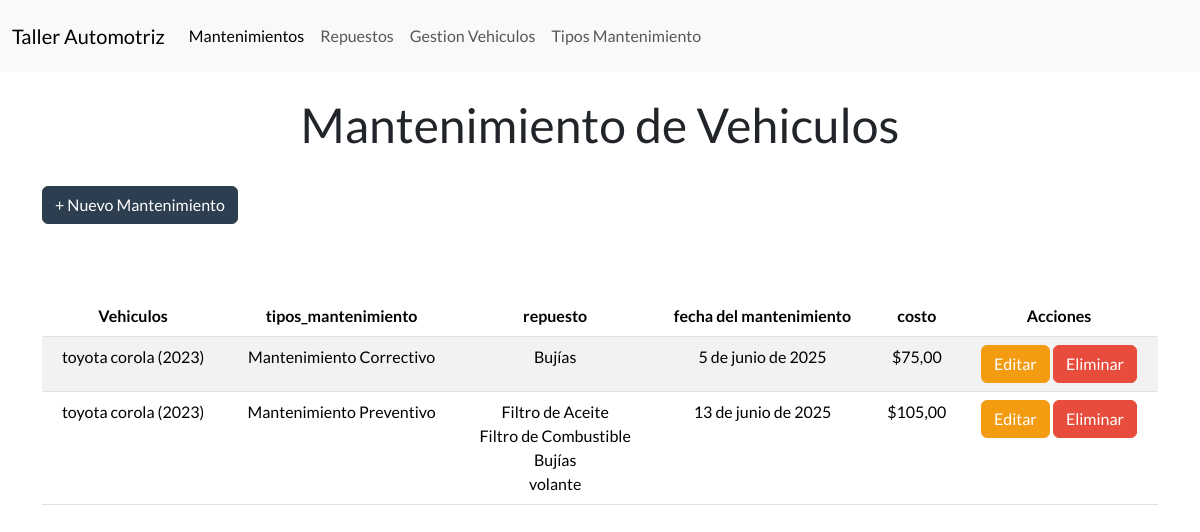
The page /mantenimientos/ on the database as committed earlier.
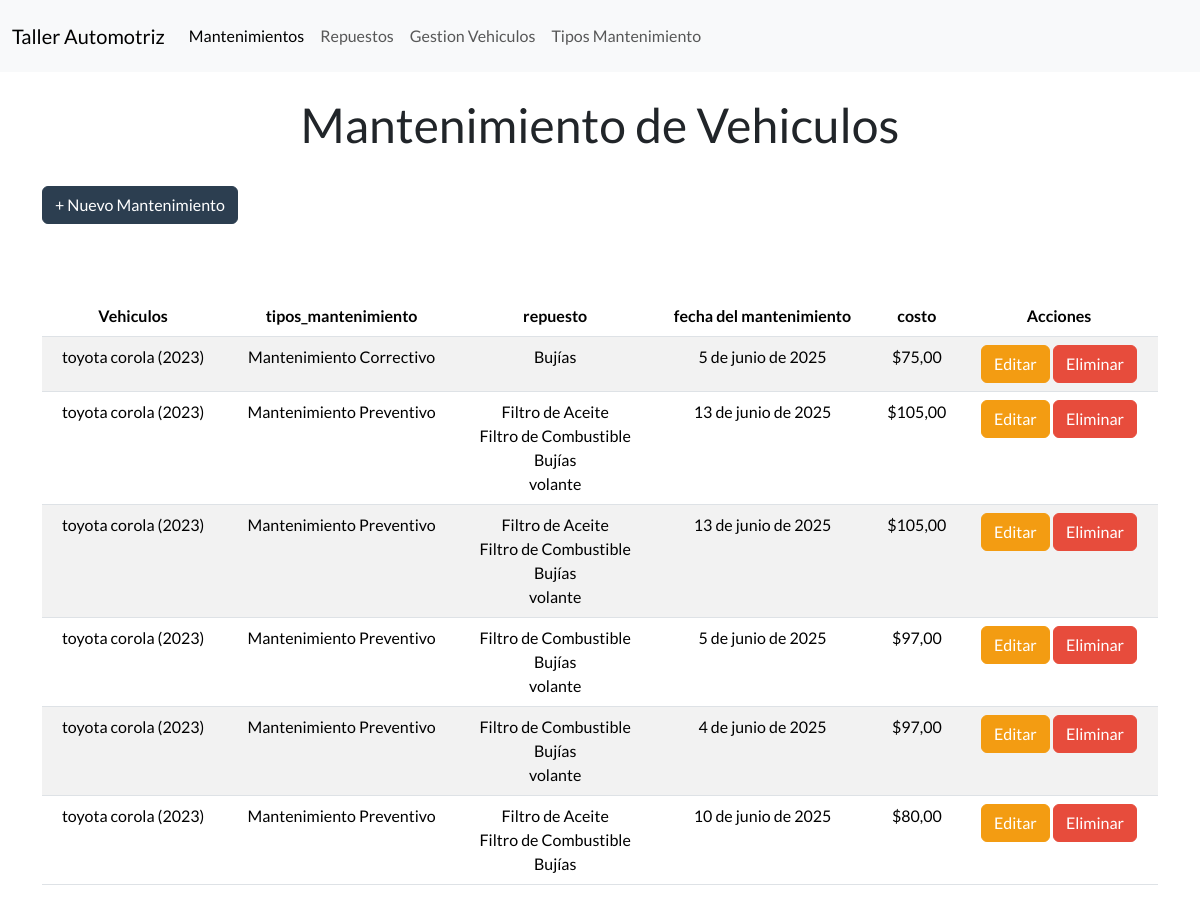
The same page on the database as committed later.
### Aplicaciones/Taller/models.py (models this page shows, shortened)
class Mantenimiento(models.Model):
    id_mantenimientov = models.AutoField(primary_key=True)  # ~ Campo de clave primaria autoincremental
    vehiculo = models.ForeignKey(Vehiculo, on_delete=models.CASCADE, related_name='mantenimientos')  # * Relación con el modelo Vehiculo
    tipo_mantenimiento = models.ForeignKey(TipoMantenimiento, on_delete=models.CASCADE, related_name='mantenimientos')  # * Relación con el modelo TipoMantenimiento
    Repuestos = models.ManyToManyField(Repuesto, blank=True, related_name='mantenimientos')  # * Relación con el modelo Repuesto, permitiendo múltiples repuestos por mantenimiento
    fecha_mantenimiento = models.DateField()  # * Fecha del mantenimiento
    precioTotal = models.DecimalField(max_digits=10, decimal_places=2, default=0)  # * Precio total del mantenimiento

class Vehiculo(models.Model): # * Modelo para representar un vehículo
    id = models.AutoField(primary_key=True)  # ~ Campo autoincremental
    placa_vehiculo = models.CharField(max_length=9, unique=True, blank=True)  #~ Visible al usuario
    nombre_propietario = models.CharField(max_length=100)
    marca = models.CharField(max_length=50)
    modelo = models.CharField(max_length=50)
    anio = models.PositiveIntegerField() # ~ tipo de dato para años (enteros positivos)
    def __str__(self): # * Método para representar el objeto como una cadena
        return f"{self.marca} {self.modelo} ({self.anio})" # ~ Devuelve una representación del vehículo como cadena

class TipoMantenimiento(models.Model):
    id_mantenimiento = models.AutoField(primary_key=True)  # ~ Campo de clave primaria autoincremental
    nombre_mantenimiento = models.CharField(max_length=100, unique=True)  # * Nombre del tipo de mantenimiento sea único
    precio_mantenimiento = models.DecimalField(max_digits=10, decimal_places=2)  # * Precio del mantenimiento
    def __str__(self):
        return self.nombre_mantenimiento  # ~ Devuelve el nombre del tipo de mantenimiento como representación en cadena

class Repuesto(models.Model): # * Modelo para representar un repuesto
    id_repuesto = models.AutoField(primary_key=True) # ~ Campo de clave primaria autoincremental
    nombre_repuesto = models.CharField(max_length=100)
    descripcion = models.TextField()
    precio = models.DecimalField(max_digits=10, decimal_places=2)
    cantidad_disponible = models.PositiveIntegerField() # ~ tipo de dato para cantidades enteras positivas

### Aplicaciones/Taller/views.py (the view)
# urls.py: path('mantenimientos/', views.mantenimientos, name="mantenimientos"),  # * Mapea la URL 'mantenimientos/' a la vista mantenimientos
def mantenimientos(request):
    mantenimientosdbb = Mantenimiento.objects.all()
    vehiculos = Vehiculo.objects.all()
    tipos_mantenimiento = TipoMantenimiento.objects.all()
    repuestos = Repuesto.objects.all()
    return render(request, 'mantenimientos.html', {
        'mantenimientos': mantenimientosdbb,
        'vehiculos': vehiculos,
        'tipos_mantenimiento': tipos_mantenimiento,
        'repuestos': repuestos
    })

### Aplicaciones/Taller/templates/mantenimientos.html (shortened to what this page needs)
{% extends 'plantilla.html' %} {% load static %}
{% block content %}
    <div class="container">
        <h1 class="text-center mt-4">Mantenimiento de Vehiculos</h1>
        <button type="button" class="btn btn-primary mt-4 mb-4" data-bs-toggle="modal" data-bs-target="#exampleModal">
            + Nuevo Mantenimiento
        </button>
        <br>
        {% if mantenimientos %}
        <div class="table-responsive" mt-4>
            {% if mantenimientos %}
            <table class="table table-striped table-hover text-center mt-5" id="tabla-repuestos">
                <thead>
                    <tr>
                        <th>Vehiculos</th>
                        <th>tipos_mantenimiento</th>
                        <th>repuesto</th>
                        <th>fecha del mantenimiento</th>
                        <th>costo</th>
                        <th>Acciones</th>
                    </tr>
                </thead>
                <tbody>
                    {% for mantenimiento in mantenimientos %}
                    <tr>
                        <td>{{ mantenimiento.vehiculo }}</td>
                        <td>{{ mantenimiento.tipo_mantenimiento }}</td>
                        <td>
                            {% for repuesto in mantenimiento.Repuestos.all %}
                                {{ repuesto.nombre_repuesto }}<br>
                            {% endfor %}
                        </td>
                        <td>{{ mantenimiento.fecha_mantenimiento }}</td>
                        <td>${{ mantenimiento.precioTotal }}</td>
                        <td>
                            <a href="{% url 'editar_mantenimiento' mantenimiento.id_mantenimientov %}" class="btn btn-warning">Editar</a>
                            <a href="Javascript:void(0)" class="btn btn-danger" onclick="eliminarFila('{% url 'eliminar_mantenimiento' mantenimiento.id_mantenimientov %}', 'Mantenimientos')">Eliminar</a>
                        </td>
                    </tr>
                    {% endfor %}
                </tbody>
            </table>
            {% else %}
            <div class="alert alert-info text-center mt-4" role="alert">
                No hay mantenimientos disponibles en este momento.
            </div>
            {% endif %}
    {% else %}
        <div class="alert alert-warning text-center mt-4" role="alert">
            No se encontraron mantenimientos.
        </div>
    {% endif %}
</div>
{% endblock content %}

### Aplicaciones/Taller/templates/plantilla.html (shortened to what this page needs)
<!DOCTYPE html>
{% load static %}
<html>
<head>
    <link rel="stylesheet" src="{% static 'css/style.css' %}">
    <link rel="stylesheet" href="https://cdn.jsdelivr.net/npm/datatables@1.10.18/media/css/jquery.dataTables.min.css">
    <link href="https://cdn.jsdelivr.net/npm/bootstrap@5.3.6/dist/css/bootstrap.min.css" rel="stylesheet">
    <link rel="stylesheet" href="https://cdn.jsdelivr.net/npm/bootswatch@5.3.6/dist/flatly/bootstrap.min.css">
    <link rel="stylesheet" href="https://cdn.jsdelivr.net/npm/izitoast@1.4.0/dist/css/iziToast.min.css">
    <link href="https://cdnjs.cloudflare.com/ajax/libs/lightbox2/2.11.4/css/lightbox.min.css" rel="stylesheet">
</head>
<body>
<nav class="navbar navbar-expand-lg bg-body-tertiary">
  <div class="container-fluid">
    <a class="navbar-brand" href="/">Taller Automotriz</a>
    <div class="collapse navbar-collapse" id="navbarNav">
      <ul class="navbar-nav">
        <li class="nav-item">
          <a class="nav-link active" aria-current="page" href="{% url 'mantenimientos' %}"> Mantenimientos</a>
        </li>
        <li class="nav-item">
          <a class="nav-link" href="{% url 'repuestos' %}">Repuestos</a>
        </li>
        <li class="nav-item">
          <a class="nav-link" href="{% url 'gestion_vehiculos' %}">Gestion Vehiculos</a>
        </li>
        <li class="nav-item">
          <a class="nav-link" href="{% url 'tipos_mantenimiento' %}">Tipos Mantenimiento</a>
        </li>
      </ul>
    </div>
  </div>
</nav>
    <main>
        {% block content %}{% endblock %}
    </main>
</body>
</html>

Rows that differ between the two databases and show on the page:
added Mantenimiento: vehiculo "toyota corola (2023)", tipo_mantenimiento "Mantenimiento Preventivo", fecha_mantenimiento "13 de junio de 2025", precioTotal "105,00", Repuesto (nombre_repuesto "Filtro de Aceite"), Repuesto (nombre_repuesto "Filtro de Combustible"), Repuesto (nombre_repuesto "Bujías"), Repuesto (nombre_repuesto "volante")
added Mantenimiento: vehiculo "toyota corola (2023)", tipo_mantenimiento "Mantenimiento Preventivo", fecha_mantenimiento "5 de junio de 2025", precioTotal "97,00", Repuesto (nombre_repuesto "Filtro de Combustible"), Repuesto (nombre_repuesto "Bujías"), Repuesto (nombre_repuesto "volante")
added Mantenimiento: vehiculo "toyota corola (2023)", tipo_mantenimiento "Mantenimiento Preventivo", fecha_mantenimiento "4 de junio de 2025", precioTotal "97,00", Repuesto (nombre_repuesto "Filtro de Combustible"), Repuesto (nombre_repuesto "Bujías"), Repuesto (nombre_repuesto "volante")
added Mantenimiento: vehiculo "toyota corola (2023)", tipo_mantenimiento "Mantenimiento Preventivo", fecha_mantenimiento "10 de junio de 2025", precioTotal "80,00", Repuesto (nombre_repuesto "Filtro de Aceite"), Repuesto (nombre_repuesto "Filtro de Combustible"), Repuesto (nombre_repuesto "Bujías")
